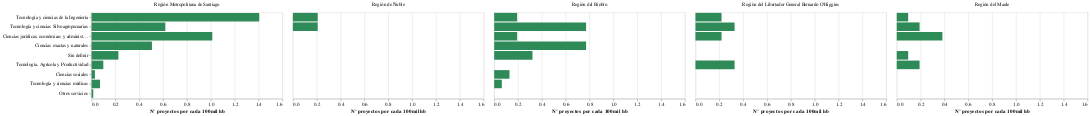

Notebook code for this chart:
### Code cell
# por área ocde
df_pg6C = df_id.groupby(['area_anid','regionejecucion']).agg({'codigo':'count'}).copy().reset_index()
#Normalizamos por cada 100mil habitantes
df_pg6C = df_pg6C.merge(df_population, on="regionejecucion")
df_pg6C['codigo'] = (df_pg6C['codigo']/df_pg6C['Population'])*100000

chart_pg6C = alt.Chart(df_pg6C).mark_bar().encode(
                y = alt.Y('area_anid:O',title=None, sort='-x'),
                x = alt.X('codigo:Q', title='N° proyectos por cada 100mil hb'),
                column = alt.Column('regionejecucion',title=None) 
            ).configure_mark(
                color='seagreen'
            )
chart_pg6C

### Figure 1 — Vega-Lite specification as saved in the notebook (floating-point values rounded to 4 significant figures)
{"config": {"view": {"continuousWidth": 400, "continuousHeight": 300}, "mark": {"color": "seagreen"}}, "data": {"name": "data-4ace4a38a325f6b2e0afd8b57d0ffdb6"}, "mark": "bar", "encoding": {"column": {"type": "nominal", "field": "regionejecucion", "title": null}, "x": {"type": "quantitative", "field": "codigo", "title": "N° proyectos por cada 100mil hb"}, "y": {"type": "ordinal", "field": "area_anid", "sort": "-x", "title": null}}, "$schema": "https://vega.github.io/schema/vega-lite/v4.8.1.json", "datasets": {"data-4ace4a38a325f6b2e0afd8b57d0ffdb6": [{"area_anid": "Ciencias exactas y naturales", "regionejecucion": "Región Metropolitana de Santiago", "codigo": 0.5061, "Population": 7112808}, {"area_anid": "Ciencias jurídicas, económicas y administrativas", "regionejecucion": "Región Metropolitana de Santiago", "codigo": 1.012, "Population": 7112808}, {"area_anid": "Ciencias sociales", "regionejecucion": "Región Metropolitana de Santiago", "codigo": 0.02812, "Population": 7112808}, {"area_anid": "Otros servicios", "regionejecucion": "Región Metropolitana de Santiago", "codigo": 0.01406, "Population": 7112808}, {"area_anid": "Sin definir", "regionejecucion": "Región Metropolitana de Santiago", "codigo": 0.2249, "Population": 7112808}, {"area_anid": "Tecnología y ciencias Silvoagropecuarias", "regionejecucion": "Región Metropolitana de Santiago", "codigo": 0.6186, "Population": 7112808}, {"area_anid": "Tecnología y ciencias de la Ingeniería", "regionejecucion": "Región Metropolitana de Santiago", "codigo": 1.406, "Population": 7112808}, {"area_anid": "Tecnología y ciencias médicas", "regionejecucion": "Región Metropolitana de Santiago", "codigo": 0.0703, "Population": 7112808}, {"area_anid": "Tecnología, Agrícola y Productividad", "regionejecucion": "Región Metropolitana de Santiago", "codigo": 0.09841, "Population": 7112808}, {"area_anid": "Ciencias exactas y naturales", "regionejecucion": "Región del Biobío", "codigo": 0.7708, "Population": 1556805}, {"area_anid": "Ciencias jurídicas, económicas y administrativas", "regionejecucion": "Región del Biobío", "codigo": 0.1927, "Population": 1556805}, {"area_anid": "Ciencias sociales", "regionejecucion": "Región del Biobío", "codigo": 0.1285, "Population": 1556805}, {"area_anid": "Sin definir", "regionejecucion": "Región del Biobío", "codigo": 0.3212, "Population": 1556805}, {"area_anid": "Tecnología y ciencias Silvoagropecuarias", "regionejecucion": "Región del Biobío", "codigo": 0.7708, "Population": 1556805}, {"area_anid": "Tecnología y ciencias de la Ingeniería", "regionejecucion": "Región del Biobío", "codigo": 0.1927, "Population": 1556805}, {"area_anid": "Tecnología y ciencias médicas", "regionejecucion": "Región del Biobío", "codigo": 0.06423, "Population": 1556805}, {"area_anid": "Ciencias jurídicas, económicas y administrativas", "regionejecucion": "Región del Libertador General Bernardo O'Higgins", "codigo": 0.2187, "Population": 914555}, {"area_anid": "Tecnología y ciencias Silvoagropecuarias", "regionejecucion": "Región del Libertador General Bernardo O'Higgins", "codigo": 0.328, "Population": 914555}, {"area_anid": "Tecnología y ciencias de la Ingeniería", "regionejecucion": "Región del Libertador General Bernardo O'Higgins", "codigo": 0.2187, "Population": 914555}, {"area_anid": "Tecnología, Agrícola y Productividad", "regionejecucion": "Región del Libertador General Bernardo O'Higgins", "codigo": 0.328, "Population": 914555}, {"area_anid": "Ciencias jurídicas, económicas y administrativas", "regionejecucion": "Región del Maule", "codigo": 0.3828, "Population": 1044950}, {"area_anid": "Sin definir", "regionejecucion": "Región del Maule", "codigo": 0.0957, "Population": 1044950}, {"area_anid": "Tecnología y ciencias Silvoagropecuarias", "regionejecucion": "Región del Maule", "codigo": 0.1914, "Population": 1044950}, {"area_anid": "Tecnología y ciencias de la Ingeniería", "regionejecucion": "Región del Maule", "codigo": 0.0957, "Population": 1044950}, {"area_anid": "Tecnología, Agrícola y Productividad", "regionejecucion": "Región del Maule", "codigo": 0.1914, "Population": 1044950}, {"area_anid": "Tecnología y ciencias Silvoagropecuarias", "regionejecucion": "Región de Ñuble", "codigo": 0.2081, "Population": 480609}, {"area_anid": "Tecnología y ciencias de la Ingeniería", "regionejecucion": "Región de Ñuble", "codigo": 0.2081, "Population": 480609}]}}
